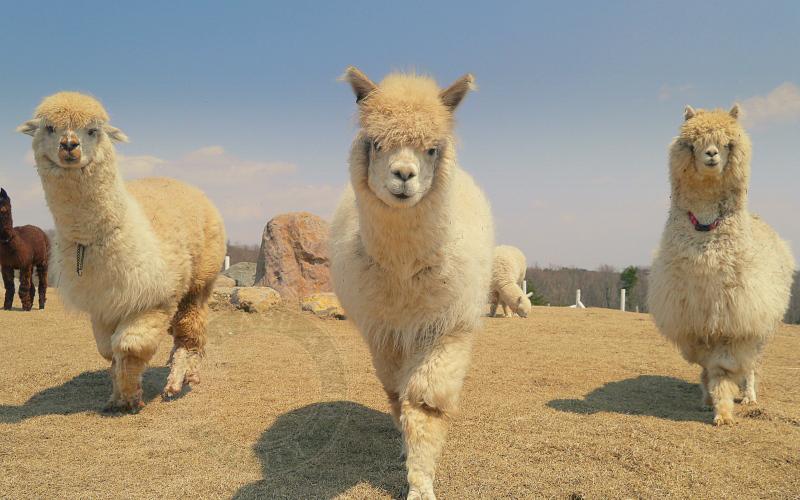
//> input picture arukapa.jpg, 800 x 500 px
$ ./L0TV arukapa.jpg   (built with g++ and OpenCV 4)
//> lines starting //> are read from the running program, lines starting //| are printed output that depends on the picture
#include <iostream>

#include <opencv2/core.hpp>
#include <opencv2/imgproc.hpp>
#include <opencv2/imgcodecs.hpp>
#include <opencv2/highgui.hpp>

cv::Mat difX(const cv::Mat &X)
{
  cv::Mat R(X.size(), X.type());
  X.colRange(1, X.cols).copyTo(R.colRange(0, X.cols-1));
  X.col(X.cols-1).copyTo(R.col(X.cols-1));
  return R - X;
}

cv::Mat difY(const cv::Mat &X)
{
  cv::Mat R(X.size(), X.type());
  X.rowRange(1, X.rows).copyTo(R.rowRange(0, X.rows - 1));
  X.row(X.rows - 1).copyTo(R.row(X.rows - 1));
  return R - X;
}

cv::Mat divX(const cv::Mat &X)
{
  cv::Mat Px(X.size(), X.type());
  X.col(0).copyTo(Px.col(0));
  X.colRange(0, X.cols-1).copyTo(Px.colRange(1, X.cols));
  cv::Mat R = X - Px;
  X.col(0).copyTo(R.col(0));
  R.col(R.cols-1) = -X.col(X.cols-2);

  return R;
}

cv::Mat divY(const cv::Mat &X)
{
  cv::Mat Px(X.size(), X.type());
  X.row(0).copyTo(Px.row(0));
  X.rowRange(0, X.rows - 1).copyTo(Px.rowRange(1, X.rows));
  cv::Mat R = X - Px;
  X.row(0).copyTo(R.row(0));
  R.row(R.rows - 1) = -X.row(X.rows - 2);

  return R;
}

cv::Mat boxproj(const cv::Mat &X)
{
  cv::Mat dst;
  cv::max(X, 0, dst);
  cv::min(dst, 1, dst);
  return dst;
}

cv::Mat threasholding_l1_w(const cv::Mat &X, const cv::Mat &Y)
{
  cv::Mat signX = X / cv::abs(X);
  cv::Mat normX;
  cv::max(0, cv::abs(X) - Y, normX);
  return -signX.mul(normX);
}

cv::Mat theasholding_RS(const cv::Mat &X, const cv::Mat &Y, double lambda, double beta)
{
  cv::Mat R, S;
  cv::Mat normRS;
  cv::sqrt(X.mul(X) + Y.mul(Y), normRS);
  cv::Mat Weighted = cv::max(-(lambda/beta)/normRS+1, 0);
  R = -X.mul(Weighted);
  S = -Y.mul(Weighted);
  cv::Mat RS(R.rows + S.rows, R.cols, R.type());
  R.copyTo(RS.rowRange(0, R.rows));
  S.copyTo(RS.rowRange(R.rows, RS.rows));

  return RS;
}

int main(int argc, char* argv[])
{
  if(argc != 2) {
    std::cout << "Usage: L0TV [input filename]" << std::endl;
    return 0;
  }

  cv::Mat src(cv::imread(argv[1]));
//> src is the input picture: 500 rows x 800 cols, CV_8UC3; mean B, G, R 129.4, 150.3, 160.8
  cv::cvtColor(src, src, cv::COLOR_BGR2GRAY);
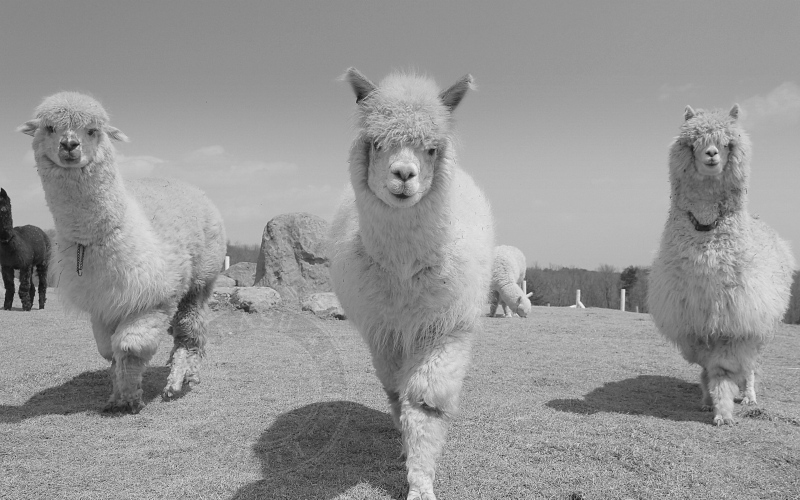
//> src: 500 rows x 800 cols, CV_8UC1; min 14, max 247, mean 151.1

  //  긩귽긛궻먠믦
  double noise = 0.0;
  cv::Mat img;
  while(1) {
    src.copyTo(img);

    for (auto it = img.begin<uchar>(), end = img.end<uchar>(); it != end; it++) {
      double h = (double)rand() / RAND_MAX;
      if (h < noise) (*it) = 0;
      if (h > 1 - noise) (*it) = 255;
    }
    cv::imshow("img", img);
    int key = cv::waitKey(0);
//> the 'q' key is pressed
    if(key == 'q') break;
    if (key == '+' || key == ';') noise += 0.01;
    if (key == '-') noise -= 0.01;
    if (noise < 0) noise = 0;
  }
  cv::destroyWindow("img");

  cv::Mat B;
  img.convertTo(B, CV_32FC1, 1.0/255);

  cv::Mat U = B.clone();
  cv::Mat dx = difX(U);
//> in difX, `X.col(X.cols-1).copyTo(R.col(X.cols-1));`:
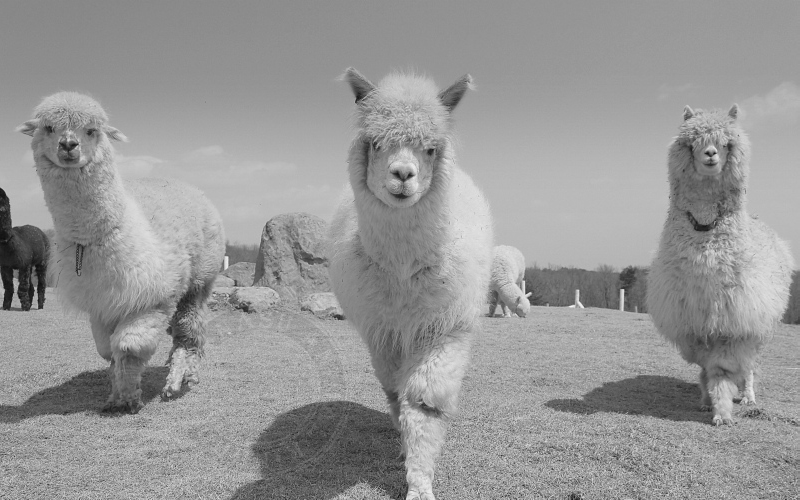
//> R: 500 rows x 800 cols, CV_32FC1; min 0.0549, max 0.969, mean 0.592
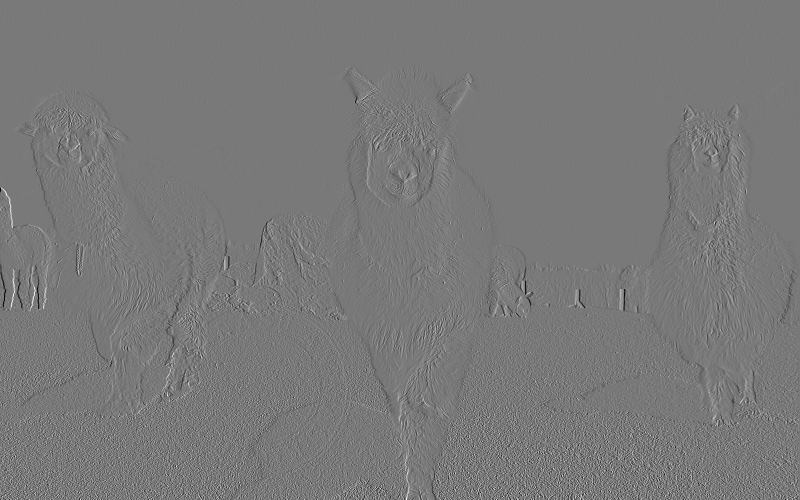
//> dx: 500 rows x 800 cols, CV_32FC1; min -0.533, max 0.588, mean 0.000107; drawn with min black and max white
  cv::Mat dy = difY(U);
//> in difY, `X.row(X.rows - 1).copyTo(R.row(X.rows - 1));`:
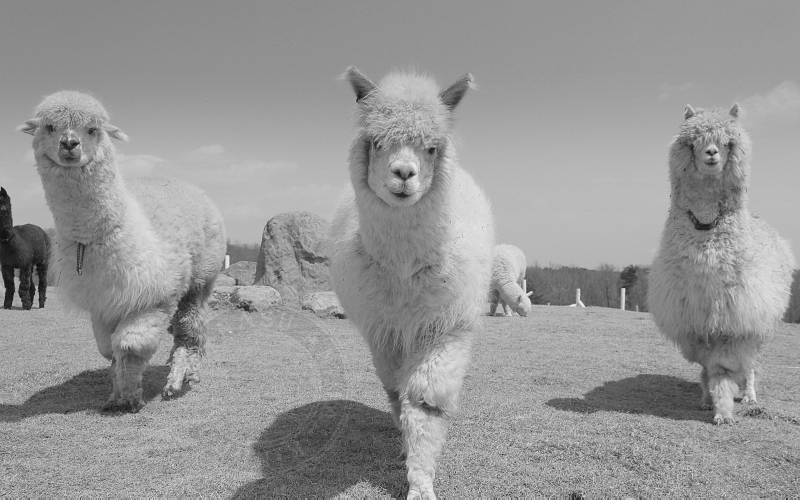
//> R: 500 rows x 800 cols, CV_32FC1; min 0.0549, max 0.969, mean 0.592
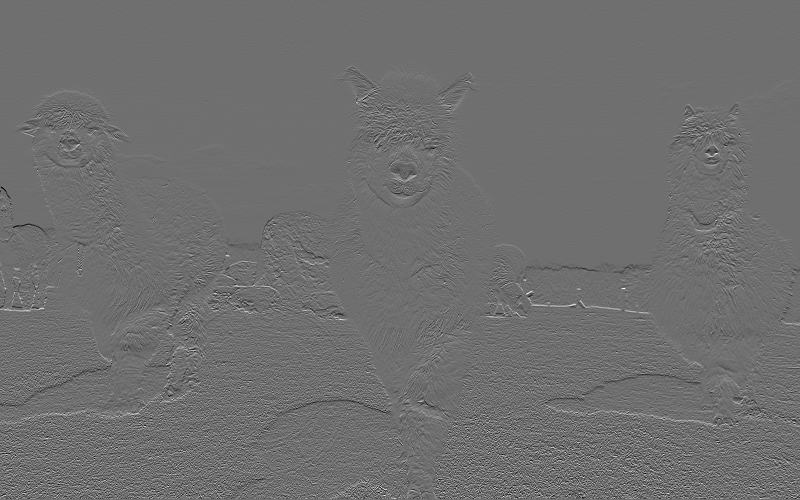
//> dy: 500 rows x 800 cols, CV_32FC1; min -0.443, max 0.569, mean -1.86e-07; drawn with min black and max white
  cv::Mat Kub = U - B;
//> Kub: 500 rows x 800 cols, CV_32FC1; every value is 0
  cv::Mat V = cv::Mat::ones(B.size(), B.type());
  cv::Mat Z = Kub.clone();
  cv::Mat R = difX(U);
  cv::Mat S = difY(U);

  cv::Mat piz = cv::Mat::zeros(B.size(), B.type());
  cv::Mat pir = cv::Mat::zeros(B.size(), B.type());
  cv::Mat pis = cv::Mat::zeros(B.size(), B.type());
  cv::Mat piv = cv::Mat::zeros(B.size(), B.type());

  double gamma = 0.5 * (1 + sqrt(5.0));
  double alpha = 10;
  double beta = 10;
  double rho = 10;
  double ratio = 3;

  const double lambda = 8;
  const double LargestEig = 1.0;
  const int max_itr = 100;

  cv::imshow("U", U);
  cv::imshow("V", V);
  cv::waitKey(0);

  for (int itr = 0; itr<max_itr; itr++) {
    //Update Z
    cv::Mat cof_A = rho * V.mul(V) + alpha ;
    cv::Mat cof_B = -alpha * Kub - piz ;
    cv::Mat cof_C = piv.mul(V) ;
    Z = threasholding_l1_w(cof_B / cof_A, cof_C / cof_A);

    // UpdateRS
    cv::Mat RS = theasholding_RS(-pir / beta - dx, -pis / beta - dy, lambda, beta);
    RS.rowRange(0, U.rows).copyTo(R);
    RS.rowRange(U.rows, RS.rows).copyTo(S);

    //  Update U
    cv::Mat g1 = alpha * (Kub-Z) + piz;
    cv::Mat g3 = -beta*divX(dx) + divX(-pir + beta*R);
    cv::Mat g4 = -beta*divY(dy) + divY(-pis + beta*S);
    cv::Mat gradU = g1 + g3 + g4;
    double Lip = beta*4 + beta*4 + alpha*LargestEig;
    U = boxproj(U - gradU/Lip);
    dx = difX(U);
    dy = difY(U);
    Kub = U - B;

    //  Update V
    cof_A = rho * Z.mul(Z) + 1.0e-10;
    cof_B = piv.mul(abs(Z)) - 1;
    cof_C = -cof_B / cof_A;
    V = boxproj(cof_C);

    cv::Mat Kubz = Kub - Z;
    cv::Mat dxR = dx - R;
    cv::Mat dyS = dy - S;
    cv::Mat VabsZ = V.mul(abs(Z));

    piz = piz + gamma * alpha * Kubz;
    pir = pir + gamma * beta * dxR;
    pis = pis + gamma * beta * dyS;
    piv = piv + gamma * rho * VabsZ;

    double r1 = cv::norm(Kubz);
    double r2 = cv::norm(dxR) + cv::norm(dyS);
    double r3 = cv::norm(VabsZ);

    if ((itr+1) % 30 == 0) {
      if (r1 > r2 && r1 > r3) alpha = alpha * ratio;
      if (r2 > r1 && r2 > r3) beta = beta * ratio;
      if (r3 > r1 && r3 > r2) rho = rho * ratio;
    }

    printf("%d/%d\n", itr, max_itr);
    cv::imshow("U", U);
    cv::imshow("V", V);
    cv::waitKey(1);
  }
//> this loop made 100 passes
//> pass 1, `cv::Mat g3 = -beta*divX(dx) + divX(-pir + beta*R);`:
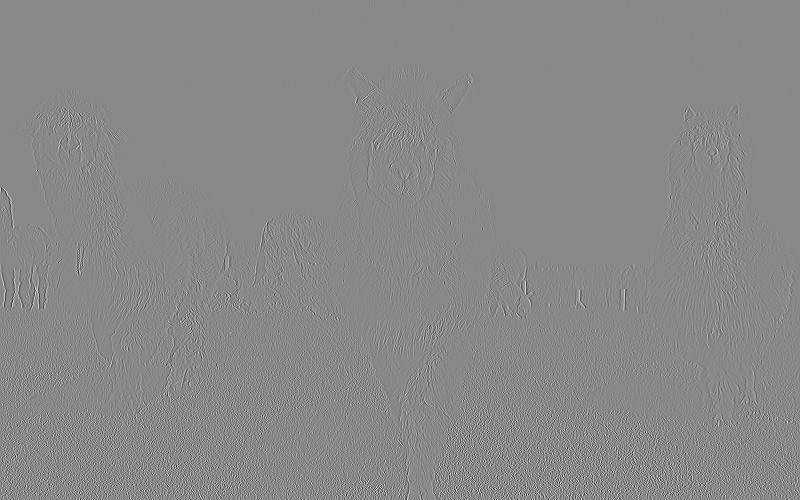
//> g3: 500 rows x 800 cols, CV_32FC1; min -9.33, max 8, mean 7.9e-11; drawn with min black and max white
//> after the loop:
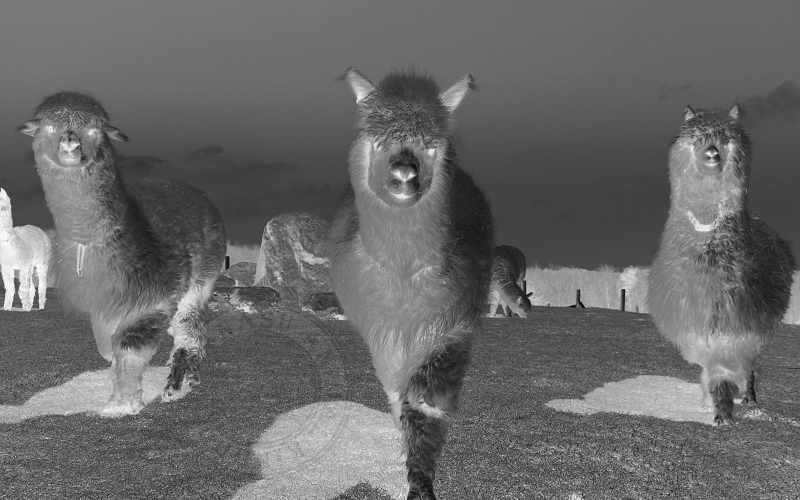
//> Kub: 500 rows x 800 cols, CV_32FC1; min -0.969, max -0.0549, mean -0.592; drawn with min black and max white
//> after the loop: piv: 500 rows x 800 cols, CV_32FC1; every value is NaN or infinite
//> after the loop, beta = 10; alpha = 10

  int key = cv::waitKey(0);
//> the space key is pressed

  if(key != 'q') {
    cv::destroyWindow("U");
    cv::destroyWindow("V");
  }

  return 0;
}
